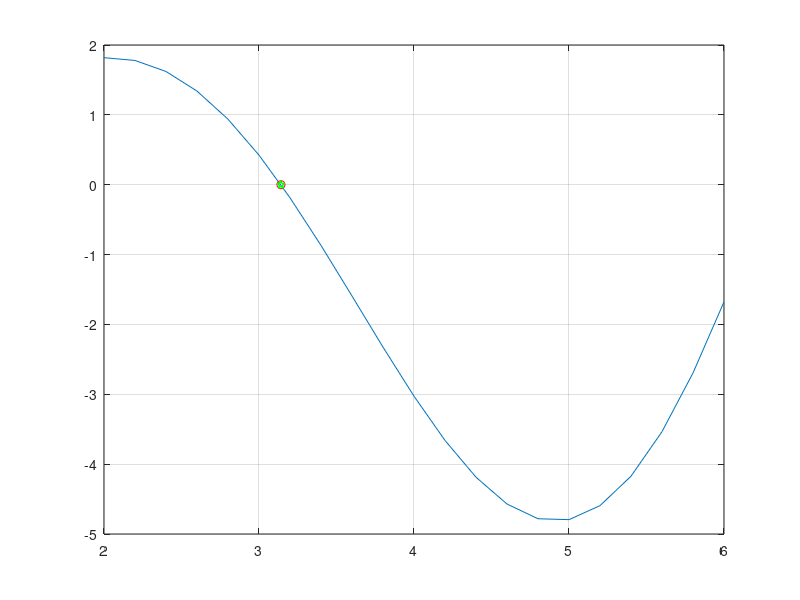

Here is the MATLAB script that generated this plot:
%atkarpos dalijimas
f = inline('x.*sin(x)');
x = 2:0.2:6;
plot (x, f(x));
figure(1); hold on; grid on;

xn = 2;
xn1 = 6;
h(1) = plot(xn, 0, 'gp'); 
h(2) = plot(xn1, 0, 'gp');
h1=[];

prec = 1e-5;

while 1
   prec1=abs(xn-xn1)/(abs(xn)+abs(xn1));
   fprintf(1, '\netikslumas = %g', prec1);
   if prec1 <prec; break; end
   
   k=abs(f(xn)/f(xn1));
   xmid=(xn+xn1)/2;
   
   if ~isempty(h1), delete(h1); end
   h1=plot(xmid,f(xmid), 'ro');
   pause
   
   if sign(f(xmid))==sign(f(xn))
       xn=xmid;
   else
       xn1=xmid;
   end
   
   delete(h); 
   h(1)=plot(xn, 0, 'gp'); 
   h(2) = plot(xn1, 0, 'gp');
end